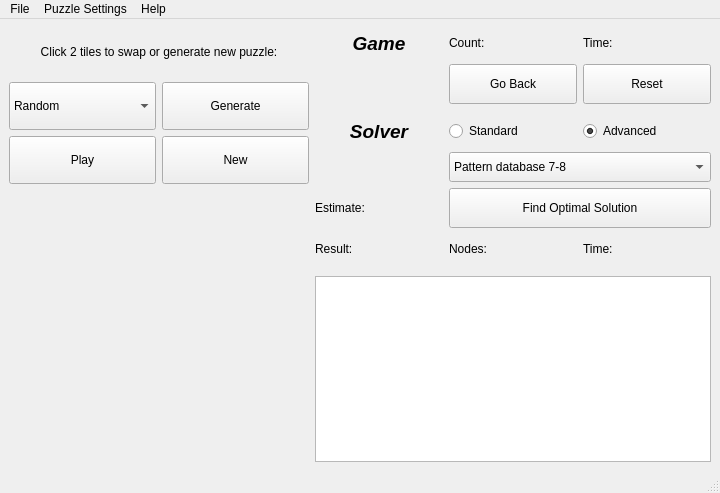
<?xml version="1.0" encoding="UTF-8"?>
<ui version="4.0">
 <class>MainWindow</class>
 <widget class="QMainWindow" name="MainWindow">
  <property name="geometry">
   <rect>
    <x>0</x>
    <y>0</y>
    <width>720</width>
    <height>493</height>
   </rect>
  </property>
  <property name="minimumSize">
   <size>
    <width>720</width>
    <height>450</height>
   </size>
  </property>
  <property name="sizeIncrement">
   <size>
    <width>1</width>
    <height>10</height>
   </size>
  </property>
  <property name="windowTitle">
   <string>MainWindow</string>
  </property>
  <widget class="QWidget" name="centralwidget">
   <layout class="QGridLayout" name="gridLayout_2">
    <item row="0" column="1" rowspan="2">
     <layout class="QGridLayout" name="displayLayout" rowstretch="0,0,0,0,0,0,0,0,0" columnstretch="0,0,0" rowminimumheight="0,0,0,0,0,0,0,0,0">
      <property name="leftMargin">
       <number>0</number>
      </property>
      <property name="spacing">
       <number>-1</number>
      </property>
      <item row="0" column="2">
       <widget class="QLabel" name="gameTime">
        <property name="minimumSize">
         <size>
          <width>0</width>
          <height>30</height>
         </size>
        </property>
        <property name="maximumSize">
         <size>
          <width>16777215</width>
          <height>50</height>
         </size>
        </property>
        <property name="sizeIncrement">
         <size>
          <width>0</width>
          <height>0</height>
         </size>
        </property>
        <property name="text">
         <string>Time:</string>
        </property>
        <property name="margin">
         <number>5</number>
        </property>
       </widget>
      </item>
      <item row="4" column="1" colspan="2">
       <widget class="QComboBox" name="solverHeuristic">
        <property name="sizePolicy">
         <sizepolicy hsizetype="Preferred" vsizetype="Preferred">
          <horstretch>0</horstretch>
          <verstretch>0</verstretch>
         </sizepolicy>
        </property>
        <property name="minimumSize">
         <size>
          <width>0</width>
          <height>30</height>
         </size>
        </property>
        <property name="maximumSize">
         <size>
          <width>16777215</width>
          <height>50</height>
         </size>
        </property>
        <property name="sizeIncrement">
         <size>
          <width>0</width>
          <height>0</height>
         </size>
        </property>
        <item>
         <property name="text">
          <string>Pattern database 7-8</string>
         </property>
        </item>
        <item>
         <property name="text">
          <string>Pattern database 6-6-3 + Walking distance</string>
         </property>
        </item>
        <item>
         <property name="text">
          <string>Pattern database 5-5-5 + Walking distance</string>
         </property>
        </item>
        <item>
         <property name="text">
          <string>Walking dist + Manhattan dist w/ linear conflict</string>
         </property>
        </item>
        <item>
         <property name="text">
          <string>Walking distance</string>
         </property>
        </item>
        <item>
         <property name="text">
          <string>Manhattan distance with Linear Conflict</string>
         </property>
        </item>
        <item>
         <property name="text">
          <string>Manhattan distance</string>
         </property>
        </item>
       </widget>
      </item>
      <item row="2" column="0" colspan="3">
       <widget class="Line" name="gameLine">
        <property name="sizePolicy">
         <sizepolicy hsizetype="Preferred" vsizetype="Preferred">
          <horstretch>0</horstretch>
          <verstretch>0</verstretch>
         </sizepolicy>
        </property>
        <property name="sizeIncrement">
         <size>
          <width>0</width>
          <height>1</height>
         </size>
        </property>
        <property name="orientation">
         <enum>Qt::Horizontal</enum>
        </property>
       </widget>
      </item>
      <item row="0" column="1">
       <widget class="QLabel" name="gameCounter">
        <property name="minimumSize">
         <size>
          <width>0</width>
          <height>30</height>
         </size>
        </property>
        <property name="maximumSize">
         <size>
          <width>16777215</width>
          <height>50</height>
         </size>
        </property>
        <property name="sizeIncrement">
         <size>
          <width>0</width>
          <height>0</height>
         </size>
        </property>
        <property name="text">
         <string>Count:</string>
        </property>
        <property name="margin">
         <number>5</number>
        </property>
       </widget>
      </item>
      <item row="3" column="2">
       <widget class="QRadioButton" name="solverAdvanced">
        <property name="sizePolicy">
         <sizepolicy hsizetype="Preferred" vsizetype="Preferred">
          <horstretch>0</horstretch>
          <verstretch>0</verstretch>
         </sizepolicy>
        </property>
        <property name="minimumSize">
         <size>
          <width>100</width>
          <height>30</height>
         </size>
        </property>
        <property name="maximumSize">
         <size>
          <width>16777215</width>
          <height>50</height>
         </size>
        </property>
        <property name="sizeIncrement">
         <size>
          <width>0</width>
          <height>0</height>
         </size>
        </property>
        <property name="text">
         <string>Advanced</string>
        </property>
        <property name="checked">
         <bool>true</bool>
        </property>
        <attribute name="buttonGroup">
         <string notr="true">solverVersion</string>
        </attribute>
       </widget>
      </item>
      <item row="1" column="1">
       <widget class="QPushButton" name="gameBackward">
        <property name="sizePolicy">
         <sizepolicy hsizetype="Preferred" vsizetype="Preferred">
          <horstretch>0</horstretch>
          <verstretch>0</verstretch>
         </sizepolicy>
        </property>
        <property name="minimumSize">
         <size>
          <width>0</width>
          <height>40</height>
         </size>
        </property>
        <property name="maximumSize">
         <size>
          <width>16777215</width>
          <height>50</height>
         </size>
        </property>
        <property name="sizeIncrement">
         <size>
          <width>0</width>
          <height>0</height>
         </size>
        </property>
        <property name="text">
         <string>Go Back</string>
        </property>
       </widget>
      </item>
      <item row="0" column="0">
       <widget class="QLabel" name="gameHeader">
        <property name="minimumSize">
         <size>
          <width>100</width>
          <height>30</height>
         </size>
        </property>
        <property name="maximumSize">
         <size>
          <width>16777215</width>
          <height>50</height>
         </size>
        </property>
        <property name="sizeIncrement">
         <size>
          <width>0</width>
          <height>0</height>
         </size>
        </property>
        <property name="font">
         <font>
          <pointsize>14</pointsize>
          <weight>75</weight>
          <italic>true</italic>
          <bold>true</bold>
         </font>
        </property>
        <property name="text">
         <string>Game</string>
        </property>
        <property name="alignment">
         <set>Qt::AlignCenter</set>
        </property>
       </widget>
      </item>
      <item row="3" column="1">
       <widget class="QRadioButton" name="solverStandard">
        <property name="sizePolicy">
         <sizepolicy hsizetype="Preferred" vsizetype="Preferred">
          <horstretch>0</horstretch>
          <verstretch>0</verstretch>
         </sizepolicy>
        </property>
        <property name="minimumSize">
         <size>
          <width>0</width>
          <height>30</height>
         </size>
        </property>
        <property name="maximumSize">
         <size>
          <width>16777215</width>
          <height>50</height>
         </size>
        </property>
        <property name="sizeIncrement">
         <size>
          <width>0</width>
          <height>0</height>
         </size>
        </property>
        <property name="text">
         <string>Standard</string>
        </property>
        <attribute name="buttonGroup">
         <string notr="true">solverVersion</string>
        </attribute>
       </widget>
      </item>
      <item row="6" column="1">
       <widget class="QLabel" name="solverNodes">
        <property name="minimumSize">
         <size>
          <width>0</width>
          <height>30</height>
         </size>
        </property>
        <property name="maximumSize">
         <size>
          <width>16777215</width>
          <height>50</height>
         </size>
        </property>
        <property name="sizeIncrement">
         <size>
          <width>0</width>
          <height>0</height>
         </size>
        </property>
        <property name="text">
         <string>Nodes:</string>
        </property>
        <property name="margin">
         <number>5</number>
        </property>
       </widget>
      </item>
      <item row="3" column="0">
       <widget class="QLabel" name="solverHeader">
        <property name="minimumSize">
         <size>
          <width>100</width>
          <height>30</height>
         </size>
        </property>
        <property name="maximumSize">
         <size>
          <width>16777215</width>
          <height>50</height>
         </size>
        </property>
        <property name="sizeIncrement">
         <size>
          <width>0</width>
          <height>0</height>
         </size>
        </property>
        <property name="font">
         <font>
          <pointsize>14</pointsize>
          <weight>75</weight>
          <italic>true</italic>
          <bold>true</bold>
         </font>
        </property>
        <property name="text">
         <string>Solver</string>
        </property>
        <property name="alignment">
         <set>Qt::AlignCenter</set>
        </property>
       </widget>
      </item>
      <item row="1" column="2">
       <widget class="QPushButton" name="gameReset">
        <property name="sizePolicy">
         <sizepolicy hsizetype="Preferred" vsizetype="Preferred">
          <horstretch>0</horstretch>
          <verstretch>0</verstretch>
         </sizepolicy>
        </property>
        <property name="minimumSize">
         <size>
          <width>0</width>
          <height>40</height>
         </size>
        </property>
        <property name="maximumSize">
         <size>
          <width>16777215</width>
          <height>50</height>
         </size>
        </property>
        <property name="sizeIncrement">
         <size>
          <width>0</width>
          <height>0</height>
         </size>
        </property>
        <property name="text">
         <string>Reset</string>
        </property>
       </widget>
      </item>
      <item row="6" column="2">
       <widget class="QLabel" name="solverTime">
        <property name="minimumSize">
         <size>
          <width>0</width>
          <height>30</height>
         </size>
        </property>
        <property name="maximumSize">
         <size>
          <width>16777215</width>
          <height>50</height>
         </size>
        </property>
        <property name="sizeIncrement">
         <size>
          <width>0</width>
          <height>0</height>
         </size>
        </property>
        <property name="text">
         <string>Time:</string>
        </property>
        <property name="margin">
         <number>5</number>
        </property>
       </widget>
      </item>
      <item row="8" column="0" colspan="3">
       <widget class="QTextBrowser" name="informationDetails">
        <property name="sizePolicy">
         <sizepolicy hsizetype="Preferred" vsizetype="Preferred">
          <horstretch>0</horstretch>
          <verstretch>0</verstretch>
         </sizepolicy>
        </property>
        <property name="minimumSize">
         <size>
          <width>380</width>
          <height>0</height>
         </size>
        </property>
        <property name="maximumSize">
         <size>
          <width>16777215</width>
          <height>16777215</height>
         </size>
        </property>
        <property name="sizeIncrement">
         <size>
          <width>0</width>
          <height>0</height>
         </size>
        </property>
       </widget>
      </item>
      <item row="6" column="0">
       <widget class="QLabel" name="solverResult">
        <property name="minimumSize">
         <size>
          <width>150</width>
          <height>30</height>
         </size>
        </property>
        <property name="maximumSize">
         <size>
          <width>16777215</width>
          <height>50</height>
         </size>
        </property>
        <property name="sizeIncrement">
         <size>
          <width>0</width>
          <height>0</height>
         </size>
        </property>
        <property name="text">
         <string>Result:</string>
        </property>
        <property name="margin">
         <number>10</number>
        </property>
       </widget>
      </item>
      <item row="7" column="0" colspan="3">
       <widget class="Line" name="solverLine">
        <property name="sizePolicy">
         <sizepolicy hsizetype="Preferred" vsizetype="Preferred">
          <horstretch>0</horstretch>
          <verstretch>0</verstretch>
         </sizepolicy>
        </property>
        <property name="sizeIncrement">
         <size>
          <width>0</width>
          <height>1</height>
         </size>
        </property>
        <property name="orientation">
         <enum>Qt::Horizontal</enum>
        </property>
       </widget>
      </item>
      <item row="5" column="1" colspan="2">
       <widget class="QPushButton" name="solverSearchNow">
        <property name="sizePolicy">
         <sizepolicy hsizetype="Preferred" vsizetype="Preferred">
          <horstretch>0</horstretch>
          <verstretch>0</verstretch>
         </sizepolicy>
        </property>
        <property name="minimumSize">
         <size>
          <width>0</width>
          <height>40</height>
         </size>
        </property>
        <property name="maximumSize">
         <size>
          <width>16777215</width>
          <height>50</height>
         </size>
        </property>
        <property name="sizeIncrement">
         <size>
          <width>0</width>
          <height>0</height>
         </size>
        </property>
        <property name="text">
         <string>Find Optimal Solution</string>
        </property>
       </widget>
      </item>
      <item row="5" column="0">
       <widget class="QLabel" name="solverEstimate">
        <property name="minimumSize">
         <size>
          <width>100</width>
          <height>30</height>
         </size>
        </property>
        <property name="maximumSize">
         <size>
          <width>16777215</width>
          <height>50</height>
         </size>
        </property>
        <property name="sizeIncrement">
         <size>
          <width>0</width>
          <height>0</height>
         </size>
        </property>
        <property name="text">
         <string>Estimate:</string>
        </property>
        <property name="margin">
         <number>10</number>
        </property>
       </widget>
      </item>
     </layout>
    </item>
    <item row="1" column="0">
     <layout class="QGridLayout" name="boardLayout">
      <property name="spacing">
       <number>0</number>
      </property>
      <item row="3" column="1">
       <widget class="QLabel" name="tile13">
        <property name="minimumSize">
         <size>
          <width>40</width>
          <height>40</height>
         </size>
        </property>
        <property name="sizeIncrement">
         <size>
          <width>1</width>
          <height>1</height>
         </size>
        </property>
        <property name="font">
         <font>
          <family>Arial Black</family>
         </font>
        </property>
        <property name="mouseTracking">
         <bool>true</bool>
        </property>
        <property name="frameShape">
         <enum>QFrame::NoFrame</enum>
        </property>
        <property name="text">
         <string/>
        </property>
        <property name="pixmap">
         <pixmap>../images/custom_11.jpg</pixmap>
        </property>
        <property name="scaledContents">
         <bool>true</bool>
        </property>
        <property name="alignment">
         <set>Qt::AlignCenter</set>
        </property>
        <property name="margin">
         <number>1</number>
        </property>
        <property name="indent">
         <number>-1</number>
        </property>
       </widget>
      </item>
      <item row="2" column="1">
       <widget class="QLabel" name="tile9">
        <property name="minimumSize">
         <size>
          <width>40</width>
          <height>40</height>
         </size>
        </property>
        <property name="sizeIncrement">
         <size>
          <width>1</width>
          <height>1</height>
         </size>
        </property>
        <property name="font">
         <font>
          <family>Arial Black</family>
         </font>
        </property>
        <property name="mouseTracking">
         <bool>true</bool>
        </property>
        <property name="frameShape">
         <enum>QFrame::NoFrame</enum>
        </property>
        <property name="text">
         <string/>
        </property>
        <property name="pixmap">
         <pixmap>../images/custom_11.jpg</pixmap>
        </property>
        <property name="scaledContents">
         <bool>true</bool>
        </property>
        <property name="alignment">
         <set>Qt::AlignCenter</set>
        </property>
        <property name="margin">
         <number>1</number>
        </property>
        <property name="indent">
         <number>-1</number>
        </property>
       </widget>
      </item>
      <item row="1" column="2">
       <widget class="QLabel" name="tile6">
        <property name="minimumSize">
         <size>
          <width>40</width>
          <height>40</height>
         </size>
        </property>
        <property name="sizeIncrement">
         <size>
          <width>1</width>
          <height>1</height>
         </size>
        </property>
        <property name="font">
         <font>
          <family>Arial Black</family>
         </font>
        </property>
        <property name="mouseTracking">
         <bool>true</bool>
        </property>
        <property name="frameShape">
         <enum>QFrame::NoFrame</enum>
        </property>
        <property name="text">
         <string/>
        </property>
        <property name="pixmap">
         <pixmap>../images/custom_11.jpg</pixmap>
        </property>
        <property name="scaledContents">
         <bool>true</bool>
        </property>
        <property name="alignment">
         <set>Qt::AlignCenter</set>
        </property>
        <property name="margin">
         <number>1</number>
        </property>
        <property name="indent">
         <number>-1</number>
        </property>
       </widget>
      </item>
      <item row="0" column="3">
       <widget class="QLabel" name="tile3">
        <property name="minimumSize">
         <size>
          <width>40</width>
          <height>40</height>
         </size>
        </property>
        <property name="sizeIncrement">
         <size>
          <width>1</width>
          <height>1</height>
         </size>
        </property>
        <property name="font">
         <font>
          <family>Arial Black</family>
         </font>
        </property>
        <property name="mouseTracking">
         <bool>true</bool>
        </property>
        <property name="frameShape">
         <enum>QFrame::NoFrame</enum>
        </property>
        <property name="text">
         <string/>
        </property>
        <property name="pixmap">
         <pixmap>../images/custom_11.jpg</pixmap>
        </property>
        <property name="scaledContents">
         <bool>true</bool>
        </property>
        <property name="alignment">
         <set>Qt::AlignCenter</set>
        </property>
        <property name="margin">
         <number>1</number>
        </property>
        <property name="indent">
         <number>-1</number>
        </property>
       </widget>
      </item>
      <item row="2" column="3">
       <widget class="QLabel" name="tile11">
        <property name="minimumSize">
         <size>
          <width>40</width>
          <height>40</height>
         </size>
        </property>
        <property name="sizeIncrement">
         <size>
          <width>1</width>
          <height>1</height>
         </size>
        </property>
        <property name="font">
         <font>
          <family>Arial Black</family>
         </font>
        </property>
        <property name="mouseTracking">
         <bool>true</bool>
        </property>
        <property name="frameShape">
         <enum>QFrame::NoFrame</enum>
        </property>
        <property name="text">
         <string/>
        </property>
        <property name="pixmap">
         <pixmap>../images/custom_11.jpg</pixmap>
        </property>
        <property name="scaledContents">
         <bool>true</bool>
        </property>
        <property name="alignment">
         <set>Qt::AlignCenter</set>
        </property>
        <property name="margin">
         <number>1</number>
        </property>
        <property name="indent">
         <number>-1</number>
        </property>
       </widget>
      </item>
      <item row="0" column="0">
       <widget class="QLabel" name="tile0">
        <property name="minimumSize">
         <size>
          <width>40</width>
          <height>40</height>
         </size>
        </property>
        <property name="sizeIncrement">
         <size>
          <width>1</width>
          <height>1</height>
         </size>
        </property>
        <property name="font">
         <font>
          <family>Arial Black</family>
         </font>
        </property>
        <property name="mouseTracking">
         <bool>true</bool>
        </property>
        <property name="frameShape">
         <enum>QFrame::NoFrame</enum>
        </property>
        <property name="text">
         <string/>
        </property>
        <property name="pixmap">
         <pixmap>../images/custom_11.jpg</pixmap>
        </property>
        <property name="scaledContents">
         <bool>true</bool>
        </property>
        <property name="alignment">
         <set>Qt::AlignCenter</set>
        </property>
        <property name="margin">
         <number>1</number>
        </property>
        <property name="indent">
         <number>-1</number>
        </property>
       </widget>
      </item>
      <item row="0" column="2">
       <widget class="QLabel" name="tile2">
        <property name="minimumSize">
         <size>
          <width>40</width>
          <height>40</height>
         </size>
        </property>
        <property name="sizeIncrement">
         <size>
          <width>1</width>
          <height>1</height>
         </size>
        </property>
        <property name="font">
         <font>
          <family>Arial Black</family>
         </font>
        </property>
        <property name="mouseTracking">
         <bool>true</bool>
        </property>
        <property name="frameShape">
         <enum>QFrame::NoFrame</enum>
        </property>
        <property name="text">
         <string/>
        </property>
        <property name="pixmap">
         <pixmap>../images/custom_11.jpg</pixmap>
        </property>
        <property name="scaledContents">
         <bool>true</bool>
        </property>
        <property name="alignment">
         <set>Qt::AlignCenter</set>
        </property>
        <property name="margin">
         <number>1</number>
        </property>
        <property name="indent">
         <number>-1</number>
        </property>
       </widget>
      </item>
      <item row="3" column="2">
       <widget class="QLabel" name="tile14">
        <property name="minimumSize">
         <size>
          <width>40</width>
          <height>40</height>
         </size>
        </property>
        <property name="sizeIncrement">
         <size>
          <width>1</width>
          <height>1</height>
         </size>
        </property>
        <property name="font">
         <font>
          <family>Arial Black</family>
         </font>
        </property>
        <property name="mouseTracking">
         <bool>true</bool>
        </property>
        <property name="frameShape">
         <enum>QFrame::NoFrame</enum>
        </property>
        <property name="text">
         <string/>
        </property>
        <property name="pixmap">
         <pixmap>../images/custom_11.jpg</pixmap>
        </property>
        <property name="scaledContents">
         <bool>true</bool>
        </property>
        <property name="alignment">
         <set>Qt::AlignCenter</set>
        </property>
        <property name="margin">
         <number>1</number>
        </property>
        <property name="indent">
         <number>-1</number>
        </property>
       </widget>
      </item>
      <item row="2" column="0">
       <widget class="QLabel" name="tile8">
        <property name="minimumSize">
         <size>
          <width>40</width>
          <height>40</height>
         </size>
        </property>
        <property name="sizeIncrement">
         <size>
          <width>1</width>
          <height>1</height>
         </size>
        </property>
        <property name="font">
         <font>
          <family>Arial Black</family>
         </font>
        </property>
        <property name="mouseTracking">
         <bool>true</bool>
        </property>
        <property name="frameShape">
         <enum>QFrame::NoFrame</enum>
        </property>
        <property name="text">
         <string/>
        </property>
        <property name="pixmap">
         <pixmap>../images/custom_11.jpg</pixmap>
        </property>
        <property name="scaledContents">
         <bool>true</bool>
        </property>
        <property name="alignment">
         <set>Qt::AlignCenter</set>
        </property>
        <property name="margin">
         <number>1</number>
        </property>
        <property name="indent">
         <number>-1</number>
        </property>
       </widget>
      </item>
      <item row="1" column="3">
       <widget class="QLabel" name="tile7">
        <property name="minimumSize">
         <size>
          <width>40</width>
          <height>40</height>
         </size>
        </property>
        <property name="sizeIncrement">
         <size>
          <width>1</width>
          <height>1</height>
         </size>
        </property>
        <property name="font">
         <font>
          <family>Arial Black</family>
         </font>
        </property>
        <property name="mouseTracking">
         <bool>true</bool>
        </property>
        <property name="frameShape">
         <enum>QFrame::NoFrame</enum>
        </property>
        <property name="text">
         <string/>
        </property>
        <property name="pixmap">
         <pixmap>../images/custom_11.jpg</pixmap>
        </property>
        <property name="scaledContents">
         <bool>true</bool>
        </property>
        <property name="alignment">
         <set>Qt::AlignCenter</set>
        </property>
        <property name="margin">
         <number>1</number>
        </property>
        <property name="indent">
         <number>-1</number>
        </property>
       </widget>
      </item>
      <item row="2" column="2">
       <widget class="QLabel" name="tile10">
        <property name="minimumSize">
         <size>
          <width>40</width>
          <height>40</height>
         </size>
        </property>
        <property name="sizeIncrement">
         <size>
          <width>1</width>
          <height>1</height>
         </size>
        </property>
        <property name="font">
         <font>
          <family>Arial Black</family>
         </font>
        </property>
        <property name="mouseTracking">
         <bool>true</bool>
        </property>
        <property name="frameShape">
         <enum>QFrame::NoFrame</enum>
        </property>
        <property name="text">
         <string/>
        </property>
        <property name="pixmap">
         <pixmap>../images/custom_11.jpg</pixmap>
        </property>
        <property name="scaledContents">
         <bool>true</bool>
        </property>
        <property name="alignment">
         <set>Qt::AlignCenter</set>
        </property>
        <property name="margin">
         <number>1</number>
        </property>
        <property name="indent">
         <number>-1</number>
        </property>
       </widget>
      </item>
      <item row="3" column="0">
       <widget class="QLabel" name="tile12">
        <property name="minimumSize">
         <size>
          <width>40</width>
          <height>40</height>
         </size>
        </property>
        <property name="sizeIncrement">
         <size>
          <width>1</width>
          <height>1</height>
         </size>
        </property>
        <property name="font">
         <font>
          <family>Arial Black</family>
         </font>
        </property>
        <property name="mouseTracking">
         <bool>true</bool>
        </property>
        <property name="frameShape">
         <enum>QFrame::NoFrame</enum>
        </property>
        <property name="text">
         <string/>
        </property>
        <property name="pixmap">
         <pixmap>../images/custom_11.jpg</pixmap>
        </property>
        <property name="scaledContents">
         <bool>true</bool>
        </property>
        <property name="alignment">
         <set>Qt::AlignCenter</set>
        </property>
        <property name="margin">
         <number>1</number>
        </property>
        <property name="indent">
         <number>-1</number>
        </property>
       </widget>
      </item>
      <item row="1" column="1">
       <widget class="QLabel" name="tile5">
        <property name="minimumSize">
         <size>
          <width>40</width>
          <height>40</height>
         </size>
        </property>
        <property name="sizeIncrement">
         <size>
          <width>1</width>
          <height>1</height>
         </size>
        </property>
        <property name="font">
         <font>
          <family>Arial Black</family>
         </font>
        </property>
        <property name="mouseTracking">
         <bool>true</bool>
        </property>
        <property name="frameShape">
         <enum>QFrame::NoFrame</enum>
        </property>
        <property name="text">
         <string/>
        </property>
        <property name="pixmap">
         <pixmap>../images/custom_11.jpg</pixmap>
        </property>
        <property name="scaledContents">
         <bool>true</bool>
        </property>
        <property name="alignment">
         <set>Qt::AlignCenter</set>
        </property>
        <property name="margin">
         <number>1</number>
        </property>
        <property name="indent">
         <number>-1</number>
        </property>
       </widget>
      </item>
      <item row="1" column="0">
       <widget class="QLabel" name="tile4">
        <property name="minimumSize">
         <size>
          <width>40</width>
          <height>40</height>
         </size>
        </property>
        <property name="sizeIncrement">
         <size>
          <width>1</width>
          <height>1</height>
         </size>
        </property>
        <property name="font">
         <font>
          <family>Arial Black</family>
         </font>
        </property>
        <property name="mouseTracking">
         <bool>true</bool>
        </property>
        <property name="frameShape">
         <enum>QFrame::NoFrame</enum>
        </property>
        <property name="text">
         <string/>
        </property>
        <property name="pixmap">
         <pixmap>../images/custom_11.jpg</pixmap>
        </property>
        <property name="scaledContents">
         <bool>true</bool>
        </property>
        <property name="alignment">
         <set>Qt::AlignCenter</set>
        </property>
        <property name="margin">
         <number>1</number>
        </property>
        <property name="indent">
         <number>-1</number>
        </property>
       </widget>
      </item>
      <item row="3" column="3">
       <widget class="QLabel" name="tile15">
        <property name="minimumSize">
         <size>
          <width>40</width>
          <height>40</height>
         </size>
        </property>
        <property name="sizeIncrement">
         <size>
          <width>1</width>
          <height>1</height>
         </size>
        </property>
        <property name="font">
         <font>
          <family>Arial Black</family>
         </font>
        </property>
        <property name="mouseTracking">
         <bool>true</bool>
        </property>
        <property name="frameShape">
         <enum>QFrame::NoFrame</enum>
        </property>
        <property name="text">
         <string/>
        </property>
        <property name="pixmap">
         <pixmap>../images/custom_11.jpg</pixmap>
        </property>
        <property name="scaledContents">
         <bool>true</bool>
        </property>
        <property name="alignment">
         <set>Qt::AlignCenter</set>
        </property>
        <property name="margin">
         <number>1</number>
        </property>
        <property name="indent">
         <number>-1</number>
        </property>
       </widget>
      </item>
      <item row="0" column="1">
       <widget class="QLabel" name="tile1">
        <property name="minimumSize">
         <size>
          <width>40</width>
          <height>40</height>
         </size>
        </property>
        <property name="sizeIncrement">
         <size>
          <width>1</width>
          <height>1</height>
         </size>
        </property>
        <property name="font">
         <font>
          <family>Arial Black</family>
         </font>
        </property>
        <property name="mouseTracking">
         <bool>true</bool>
        </property>
        <property name="frameShape">
         <enum>QFrame::NoFrame</enum>
        </property>
        <property name="text">
         <string/>
        </property>
        <property name="pixmap">
         <pixmap>../images/custom_11.jpg</pixmap>
        </property>
        <property name="scaledContents">
         <bool>true</bool>
        </property>
        <property name="alignment">
         <set>Qt::AlignCenter</set>
        </property>
        <property name="margin">
         <number>1</number>
        </property>
        <property name="indent">
         <number>-1</number>
        </property>
       </widget>
      </item>
     </layout>
    </item>
    <item row="0" column="0">
     <layout class="QGridLayout" name="puzzleLayout">
      <item row="0" column="0" colspan="2">
       <widget class="QLabel" name="puzzleSetup">
        <property name="sizePolicy">
         <sizepolicy hsizetype="Preferred" vsizetype="Preferred">
          <horstretch>0</horstretch>
          <verstretch>0</verstretch>
         </sizepolicy>
        </property>
        <property name="minimumSize">
         <size>
          <width>300</width>
          <height>30</height>
         </size>
        </property>
        <property name="maximumSize">
         <size>
          <width>16777215</width>
          <height>50</height>
         </size>
        </property>
        <property name="sizeIncrement">
         <size>
          <width>0</width>
          <height>1</height>
         </size>
        </property>
        <property name="text">
         <string>Click 2 tiles to swap or generate new puzzle:</string>
        </property>
        <property name="alignment">
         <set>Qt::AlignCenter</set>
        </property>
       </widget>
      </item>
      <item row="1" column="0">
       <widget class="QComboBox" name="puzzleLevel">
        <property name="sizePolicy">
         <sizepolicy hsizetype="Preferred" vsizetype="Preferred">
          <horstretch>0</horstretch>
          <verstretch>0</verstretch>
         </sizepolicy>
        </property>
        <property name="minimumSize">
         <size>
          <width>0</width>
          <height>40</height>
         </size>
        </property>
        <property name="sizeIncrement">
         <size>
          <width>0</width>
          <height>2</height>
         </size>
        </property>
        <property name="currentIndex">
         <number>1</number>
        </property>
        <item>
         <property name="text">
          <string>Goal State</string>
         </property>
        </item>
        <item>
         <property name="text">
          <string>Random</string>
         </property>
        </item>
        <item>
         <property name="text">
          <string>Easy</string>
         </property>
        </item>
        <item>
         <property name="text">
          <string>Moderate</string>
         </property>
        </item>
        <item>
         <property name="text">
          <string>Hard</string>
         </property>
        </item>
       </widget>
      </item>
      <item row="1" column="1">
       <widget class="QPushButton" name="puzzleGenerate">
        <property name="sizePolicy">
         <sizepolicy hsizetype="Preferred" vsizetype="Preferred">
          <horstretch>0</horstretch>
          <verstretch>0</verstretch>
         </sizepolicy>
        </property>
        <property name="minimumSize">
         <size>
          <width>0</width>
          <height>40</height>
         </size>
        </property>
        <property name="maximumSize">
         <size>
          <width>16777215</width>
          <height>50</height>
         </size>
        </property>
        <property name="sizeIncrement">
         <size>
          <width>0</width>
          <height>2</height>
         </size>
        </property>
        <property name="text">
         <string>Generate</string>
        </property>
       </widget>
      </item>
      <item row="2" column="1">
       <widget class="QPushButton" name="puzzleNew">
        <property name="sizePolicy">
         <sizepolicy hsizetype="Preferred" vsizetype="Preferred">
          <horstretch>0</horstretch>
          <verstretch>0</verstretch>
         </sizepolicy>
        </property>
        <property name="minimumSize">
         <size>
          <width>0</width>
          <height>40</height>
         </size>
        </property>
        <property name="maximumSize">
         <size>
          <width>16777215</width>
          <height>50</height>
         </size>
        </property>
        <property name="sizeIncrement">
         <size>
          <width>0</width>
          <height>2</height>
         </size>
        </property>
        <property name="text">
         <string>New</string>
        </property>
       </widget>
      </item>
      <item row="2" column="0">
       <widget class="QPushButton" name="puzzlePlay">
        <property name="sizePolicy">
         <sizepolicy hsizetype="Preferred" vsizetype="Preferred">
          <horstretch>0</horstretch>
          <verstretch>0</verstretch>
         </sizepolicy>
        </property>
        <property name="minimumSize">
         <size>
          <width>0</width>
          <height>40</height>
         </size>
        </property>
        <property name="maximumSize">
         <size>
          <width>16777215</width>
          <height>50</height>
         </size>
        </property>
        <property name="sizeIncrement">
         <size>
          <width>0</width>
          <height>2</height>
         </size>
        </property>
        <property name="text">
         <string>Play</string>
        </property>
       </widget>
      </item>
     </layout>
    </item>
   </layout>
  </widget>
  <widget class="QMenuBar" name="menuMain">
   <property name="geometry">
    <rect>
     <x>0</x>
     <y>0</y>
     <width>720</width>
     <height>22</height>
    </rect>
   </property>
   <property name="nativeMenuBar">
    <bool>false</bool>
   </property>
   <widget class="QMenu" name="menuFile">
    <property name="title">
     <string>File</string>
    </property>
    <addaction name="actionExit"/>
   </widget>
   <widget class="QMenu" name="menuSettings">
    <property name="title">
     <string>Puzzle Settings</string>
    </property>
    <addaction name="actionNumbers"/>
    <addaction name="actionPandaBabies"/>
    <addaction name="actionCustomImage"/>
   </widget>
   <widget class="QMenu" name="menuHelp">
    <property name="title">
     <string>Help</string>
    </property>
    <addaction name="actionInstructions"/>
    <addaction name="actionAbout"/>
   </widget>
   <addaction name="menuFile"/>
   <addaction name="menuSettings"/>
   <addaction name="menuHelp"/>
  </widget>
  <widget class="QStatusBar" name="statusbar"/>
  <action name="actionExit">
   <property name="text">
    <string>Exit</string>
   </property>
  </action>
  <action name="actionNumbers">
   <property name="text">
    <string>Numbers</string>
   </property>
  </action>
  <action name="actionPandaBabies">
   <property name="text">
    <string>Panda Babies</string>
   </property>
  </action>
  <action name="actionCustomImage">
   <property name="text">
    <string>Custom Image</string>
   </property>
  </action>
  <action name="actionInstructions">
   <property name="text">
    <string>Instructions</string>
   </property>
  </action>
  <action name="actionAbout">
   <property name="text">
    <string>About</string>
   </property>
  </action>
 </widget>
 <resources/>
 <connections/>
 <buttongroups>
  <buttongroup name="solverVersion"/>
 </buttongroups>
</ui>
